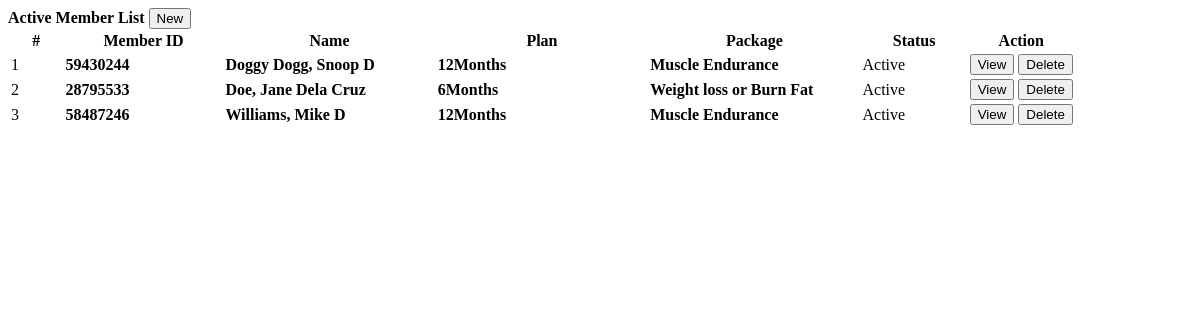
/registered_members.php, run on the app's committed database.
### tables this page shows
CREATE TABLE `registration_info` (
  `id` int(30) NOT NULL,
  `member_id` int(30) NOT NULL,
  `plan_id` int(30) NOT NULL,
  `package_id` int(30) NOT NULL,
  `start_date` date NOT NULL,
  `end_date` date NOT NULL,
  `trainer_id` tinyint(30) NOT NULL,
  `status` int(1) NOT NULL DEFAULT 1 COMMENT '0=Inactive, 1= Active',
  `date_created` date DEFAULT current_timestamp()
);

CREATE TABLE `members` (
  `id` int(30) NOT NULL,
  `member_id` int(30) NOT NULL,
  `firstname` varchar(100) NOT NULL,
  `middlename` varchar(100) NOT NULL,
  `lastname` varchar(100) NOT NULL,
  `gender` varchar(20) NOT NULL,
  `contact` varchar(100) NOT NULL,
  `address` text NOT NULL,
  `email` varchar(100) NOT NULL,
  `date_created` datetime NOT NULL DEFAULT current_timestamp()
);

CREATE TABLE `plans` (
  `id` int(30) NOT NULL,
  `plan` int(30) NOT NULL,
  `amount` float NOT NULL
);

CREATE TABLE `packages` (
  `id` int(30) NOT NULL,
  `package` varchar(200) NOT NULL,
  `description` text NOT NULL,
  `amount` float NOT NULL
);

### registered_members.php (the view, shortened to what this page needs)
<?php include('db_connect.php');?>
<div class="container-fluid">
	<div class="col-lg-12">
		<div class="row">
			<div class="col-md-12">
				<div class="card">
					<div class="card-header">
						<b>Active Member List</b>
						<span class="">
							<button class="btn btn-primary btn-block btn-sm col-sm-2 float-right" type="button" id="new_member">
					<i class="fa fa-plus"></i> New</button>
				</span>
					</div>
					<div class="card-body">
						<table class="table table-bordered table-condensed table-hover">
							<colgroup>
								<col width="5%">
								<col width="15%">
								<col width="20%">
								<col width="20%">
								<col width="20%">
								<col width="10%">
							</colgroup>
							<thead>
								<tr>
									<th class="text-center">#</th>
									<th class="">Member ID</th>
									<th class="">Name</th>
									<th class="">Plan</th>
									<th class="">Package</th>
									<th class="">Status</th>
									<th class="text-center">Action</th>
								</tr>
							</thead>
							<tbody>
								<?php
								$i = 1;
								$member =  $conn->query("SELECT r.*,p.plan,pp.package,concat(m.lastname,', ',m.firstname,' ',m.middlename) as name,m.member_id from registration_info r inner join members m on m.id = r.member_id inner join plans p on p.id = r.plan_id inner join packages pp on pp.id = r.package_id where r.status = 1 order by r.id asc");
								while($row=$member->fetch_assoc()):
								?>
								<tr>
									<td class="text-center"><?php echo $i++ ?></td>
									<td class="">
										 <p><b><?php echo $row['member_id'] ?></b></p>
									</td>
									<td class="">
										 <p><b><?php echo ucwords($row['name']) ?></b></p>
									</td>
									<td class="">
										 <p><b><?php echo $row['plan']. 'Months' ?></b></p>
									</td>
									<td class="">
										 <p><b><?php echo $row['package'] ?></b></p>
									</td>
									<td class="text-center">
										<?php if(strtotime(date('Y-m-d')) <= strtotime($row['end_date'])): ?>
										<span class="badge badge-success">Active</span>
										<?php else: ?>
										<span class="badge badge-danger">Exprired</span>
										<?php endif; ?>
									</td>
									<td class="text-center">
										<button class="btn btn-sm btn-outline-primary view_member" type="button" data-id="<?php echo $row['id'] ?>" >View</button>
										<button class="btn btn-sm btn-outline-danger delete_member" type="button" data-id="<?php echo $row['id'] ?>">Delete</button>
									</td>
								</tr>
								<?php endwhile; ?>
							</tbody>
						</table>
					</div>
				</div>
			</div>
		</div>
	</div>
</div>

### registered_members.php (style rules this page uses)
td { vertical-align: middle !important; }
td p { margin: unset }

### data on the page
registration_info: member.member_id "59430244", name "Doggy Dogg, Snoop D", plan.plan "12", package.package "Muscle Endurance", end_date "Active"
registration_info: member.member_id "28795533", name "Doe, Jane Dela Cruz", plan.plan "6", package.package "Weight loss or Burn Fat", end_date "Active"
registration_info: member.member_id "58487246", name "Williams, Mike D", plan.plan "12", package.package "Muscle Endurance", end_date "Active"
